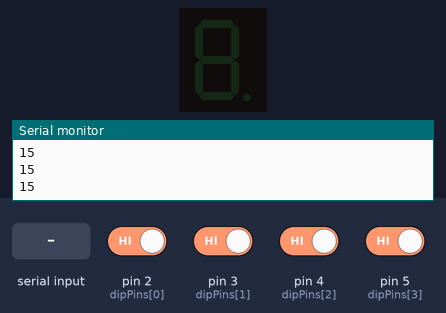
The sketch below on a simulated Arduino Uno, built with avr-gcc and run on an emulated ATmega328P. Shown: 1-digit seven-segment display, the last lines printed to the serial monitor. Wiring (inferred from the names in the program): 1-digit 7-segment display, segments lit when HIGH: segments pin 6, pin 7, pin 8, pin 9, pin 10, pin 11, pin 12. The inputs (shaded band) are chosen by the test bench; at power-on: pin 2 (dipPins[0]), pin 3 (dipPins[1]), pin 4 (dipPins[2]), pin 5 (dipPins[3]) HIGH. The segment pins are drawn as the display they are named for.

Above: at 1.5 s.
1.6 s: "90,45\n" received over Serial
At 4.4 s:
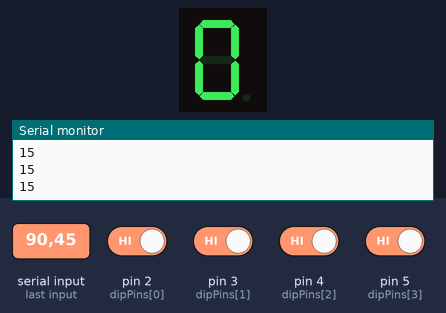
4.6 s: "5\n" received over Serial
At 5.3 s:
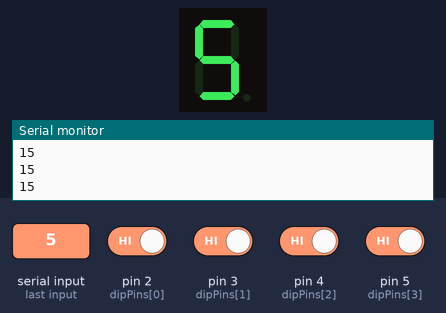
Timing chart, 0 to 7.6 s (numbered marks = the images above; inputs shaded):
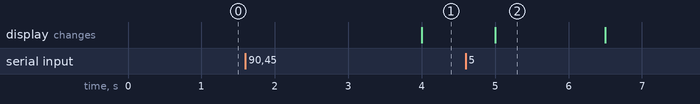

Measured:
- after the input at 1.6 s, the display: changes after 2.4 s (image 1)
- after the input at 4.6 s, the display: changes after 0.40 s (image 2)
- what the display in image 2 shows lasts 1.5 s, from 5.0 s to 6.5 s

The sketch:

7segmentosarduino.ino
```cpp
int dipPins[4] = {2, 3, 4, 5};
int segPins[7] = {6, 7, 8, 9, 10, 11, 12};

// Definimos números 0-9 y letras A-F
byte numeros[16][7] = {
  {1,1,1,1,1,1,0}, // 0
  {0,1,1,0,0,0,0}, // 1
  {1,1,0,1,1,0,1}, // 2
  {1,1,1,1,0,0,1}, // 3
  {0,1,1,0,0,1,1}, // 4
  {1,0,1,1,0,1,1}, // 5
  {1,0,1,1,1,1,1}, // 6
  {1,1,1,0,0,0,0}, // 7
  {1,1,1,1,1,1,1}, // 8
  {1,1,1,1,0,1,1}, // 9
  {1,1,1,0,1,1,1}, // A
  {0,0,1,1,1,1,1}, // b
  {1,0,0,1,1,1,0}, // C
  {0,1,1,1,1,0,1}, // d
  {1,0,0,1,1,1,1}, // E
  {1,0,0,0,1,1,1}  // F
};

void setup() {
  Serial.begin(9600);
  for (int i = 0; i < 4; i++) pinMode(dipPins[i], INPUT_PULLUP); // Pull-up físico
  for (int i = 0; i < 7; i++) pinMode(segPins[i], OUTPUT);
}

int leerDIP() {
  int valor = 0;
  for (int i = 0; i < 4; i++) {
    valor |= digitalRead(dipPins[i]) << i;
  }
  return valor;
}

void mostrarNumero(int n) {
  if (n < 0 || n > 15) return; // Solo 0-15
  for (int i = 0; i < 7; i++) {
    digitalWrite(segPins[i], numeros[n][i]);
  }
}

void loop() {
  int entrada = leerDIP();
  Serial.println(entrada);  // En Monitor Serial
  delay(500);

  if (Serial.available()) {
    int prediccion = Serial.parseInt();
    mostrarNumero(prediccion);
  }
}
```
